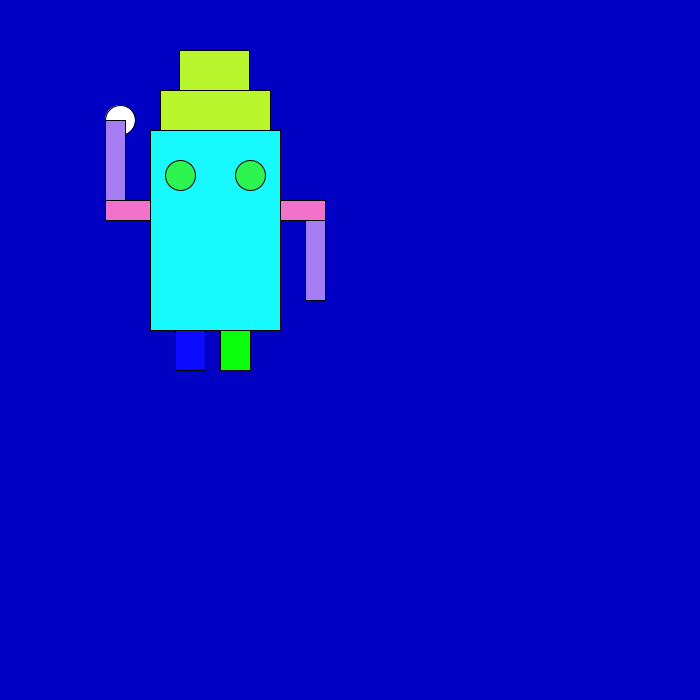
Frame 1 (no input)
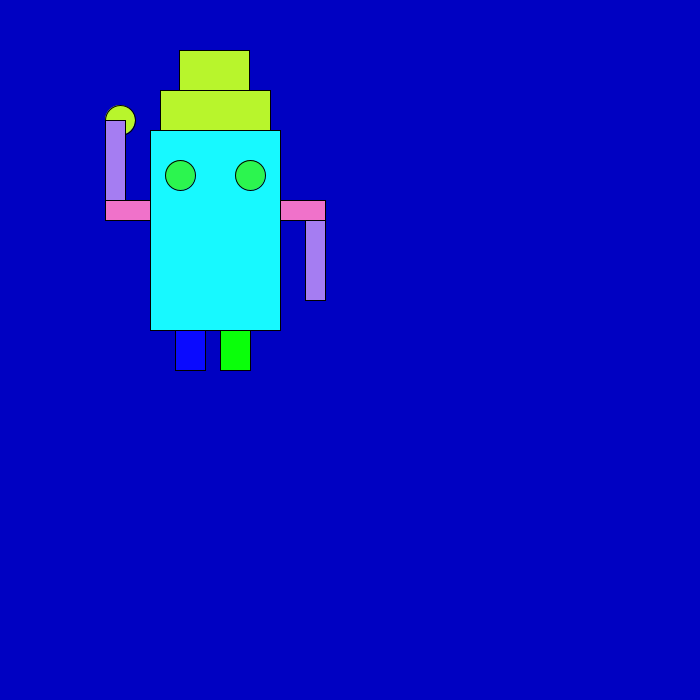
Frame 60 (the mouse pressed at the canvas centre just before this capture)
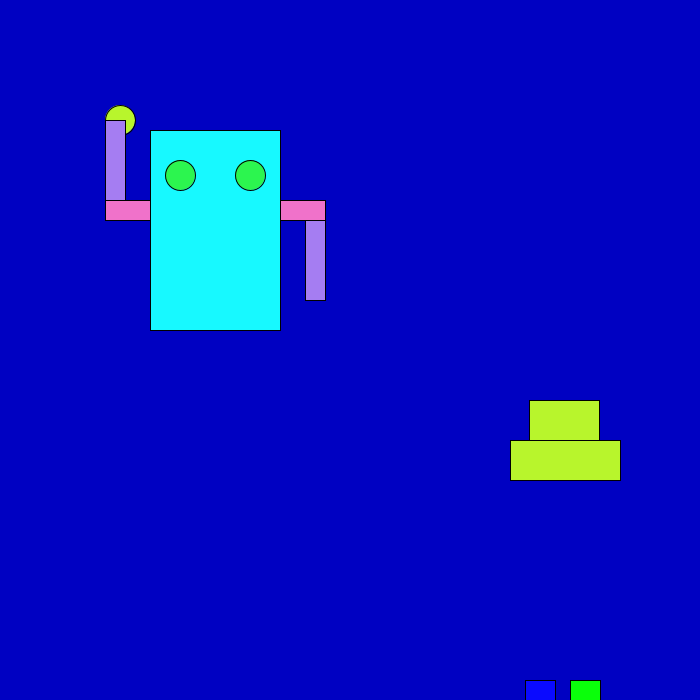
Frame 120 (the mouse held since frame 60 and released just before this capture)

The Processing sketch that drew these frames (run headless with seeded random() and noise(); from frame 60 on, the mouse is pressed at the canvas centre):

// Processing sketch: processing_185450
// ── processing_185450.pde

void setup() {
 size (700, 700);
}

void shape1(){
  ellipse (120, 120, 30, 30);

fill (23, 249, 255);//color body
rect (150, 130, 130, 200);//body

fill (240, 114, 202);//base of arms
rect (105, 200, 45, 20);//upper left arm
rect (280, 200, 45, 20);//upper right arm

fill (165, 125, 242);
rect (305, 220, 20, 80);//base right arm
rect (105, 120, 20, 80);//base left arm

fill (44, 245, 79);//
ellipse (180, 175, 30, 30);//left eye
ellipse (250, 175, 30, 30);//right eye
}
void shape2() {

fill (10, 10, 500);//left leg
rect (175, 330, 30, 40);//left leg

fill (10, 500, 10);//right leg
rect (220, 330, 30, 40);//right leg

fill (184, 245, 44);//full hat
rect (179, 50, 70, 60);//top part of hat
rect (160, 90, 110, 40);//base of hat
}

void draw (){
background (450);
shape1();
translate (mouseX, mouseY);
shape2();
}
